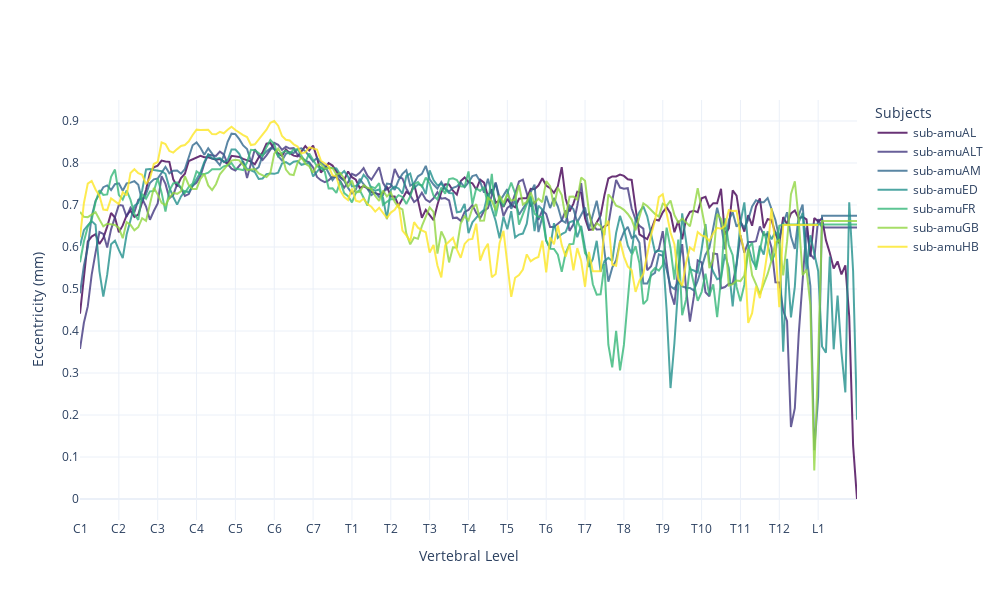

Notebook code cell kept with this figure:
### Markdown cell above
### 3. Eccentricity and solidity

### Code cell
plot_morphometrics(morphometrics_df, 'eccentricity', 'Eccentricity (mm)')

### Figure 1 — Plotly figure (JSON) as saved in the notebook; plotly's stock layout.template omitted (floating-point values rounded to 4 significant figures; data arrays with more than 128 entries replaced by an {"elided": "..."} marker saying what was removed)
{"data": [{"line": {"color": "rgb(68, 1, 84)", "width": 2}, "mode": "lines", "name": "sub-amuAL", "opacity": 0.8, "type": "scatter", "x": {"elided": "201 float values"}, "y": {"elided": "201 float values"}}, {"line": {"color": "rgb(67, 56, 128)", "width": 2}, "mode": "lines", "name": "sub-amuALT", "opacity": 0.8, "type": "scatter", "x": {"elided": "201 float values"}, "y": {"elided": "201 float values"}}, {"line": {"color": "rgb(49, 104, 142)", "width": 2}, "mode": "lines", "name": "sub-amuAM", "opacity": 0.8, "type": "scatter", "x": {"elided": "201 float values"}, "y": {"elided": "201 float values"}}, {"line": {"color": "rgb(34, 144, 140)", "width": 2}, "mode": "lines", "name": "sub-amuED", "opacity": 0.8, "type": "scatter", "x": {"elided": "201 float values"}, "y": {"elided": "201 float values"}}, {"line": {"color": "rgb(53, 183, 121)", "width": 2}, "mode": "lines", "name": "sub-amuFR", "opacity": 0.8, "type": "scatter", "x": {"elided": "201 float values"}, "y": {"elided": "201 float values"}}, {"line": {"color": "rgb(146, 214, 65)", "width": 2}, "mode": "lines", "name": "sub-amuGB", "opacity": 0.8, "type": "scatter", "x": {"elided": "201 float values"}, "y": {"elided": "201 float values"}}, {"line": {"color": "rgb(253, 231, 37)", "width": 2}, "mode": "lines", "name": "sub-amuHB", "opacity": 0.8, "type": "scatter", "x": {"elided": "191 float values"}, "y": {"elided": "191 float values"}}], "layout": {"height": 600, "legend": {"title": {"text": "Subjects"}}, "width": 1000, "xaxis": {"tickmode": "array", "ticktext": ["C1", "C2", "C3", "C4", "C5", "C6", "C7", "T1", "T2", "T3", "T4", "T5", "T6", "T7", "T8", "T9", "T10", "T11", "T12", "L1"], "tickvals": [1, 2, 3, 4, 5, 6, 7, 8, 9, 10, 11, 12, 13, 14, 15, 16, 17, 18, 19, 20], "title": {"text": "Vertebral Level"}}, "yaxis": {"title": {"text": "Eccentricity (mm)"}}}}
